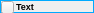
<?xml version="1.0" encoding="UTF-8"?>
<ui version="4.0">
 <class>VSTLabel</class>
 <widget class="QWidget" name="VSTLabel">
  <property name="geometry">
   <rect>
    <x>0</x>
    <y>0</y>
    <width>94</width>
    <height>13</height>
   </rect>
  </property>
  <property name="minimumSize">
   <size>
    <width>0</width>
    <height>13</height>
   </size>
  </property>
  <property name="maximumSize">
   <size>
    <width>16777215</width>
    <height>21</height>
   </size>
  </property>
  <property name="contextMenuPolicy">
   <enum>Qt::CustomContextMenu</enum>
  </property>
  <property name="windowTitle">
   <string>Form</string>
  </property>
  <property name="styleSheet">
   <string notr="true">#frame {
	border: 1px solid rgb(0, 170, 255);
}</string>
  </property>
  <property name="locale">
   <locale language="English" country="UnitedStates"/>
  </property>
  <layout class="QVBoxLayout" name="verticalLayout">
   <property name="spacing">
    <number>0</number>
   </property>
   <property name="leftMargin">
    <number>0</number>
   </property>
   <property name="topMargin">
    <number>0</number>
   </property>
   <property name="rightMargin">
    <number>0</number>
   </property>
   <property name="bottomMargin">
    <number>0</number>
   </property>
   <item>
    <widget class="QFrame" name="frame">
     <property name="frameShape">
      <enum>QFrame::StyledPanel</enum>
     </property>
     <property name="frameShadow">
      <enum>QFrame::Raised</enum>
     </property>
     <layout class="QHBoxLayout" name="horizontalLayout">
      <property name="spacing">
       <number>2</number>
      </property>
      <property name="leftMargin">
       <number>0</number>
      </property>
      <property name="topMargin">
       <number>0</number>
      </property>
      <property name="rightMargin">
       <number>0</number>
      </property>
      <property name="bottomMargin">
       <number>0</number>
      </property>
      <item>
       <widget class="QToolButton" name="btn">
        <property name="minimumSize">
         <size>
          <width>13</width>
          <height>13</height>
         </size>
        </property>
        <property name="maximumSize">
         <size>
          <width>13</width>
          <height>13</height>
         </size>
        </property>
        <property name="text">
         <string/>
        </property>
       </widget>
      </item>
      <item>
       <widget class="QLabel" name="label">
        <property name="font">
         <font>
          <pointsize>7</pointsize>
          <weight>75</weight>
          <bold>true</bold>
         </font>
        </property>
        <property name="text">
         <string>Text</string>
        </property>
       </widget>
      </item>
      <item>
       <spacer name="horizontalSpacer">
        <property name="orientation">
         <enum>Qt::Horizontal</enum>
        </property>
        <property name="sizeHint" stdset="0">
         <size>
          <width>55</width>
          <height>19</height>
         </size>
        </property>
       </spacer>
      </item>
     </layout>
    </widget>
   </item>
  </layout>
 </widget>
 <resources/>
 <connections/>
</ui>
